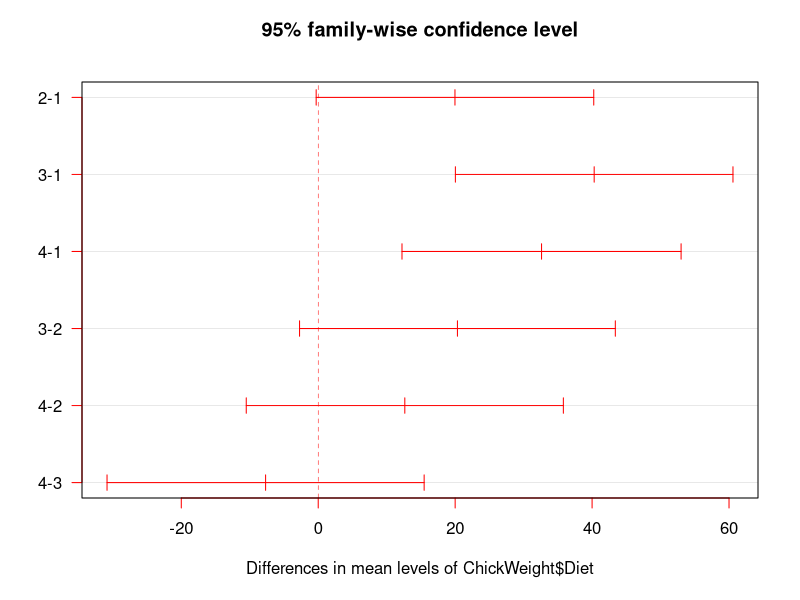

Reproduce this figure in R.
# PAIRWISE COMPARISONS
# Bonferroni v.s. Tukey

library(MASS)
birthwt
# looking at mean and sd
tapply(birthwt$bwt, birthwt$race, mean)
tapply(birthwt$bwt, birthwt$race, sd)

# anova
a1 <- aov(birthwt$bwt ~ birthwt$race) 
summary(a1)
pairwise.t.test(birthwt$bwt, birthwt$race, p.adj = "none")

# bonferroni: divide original a-value/number of analyses on dependent variable
# for type-1 error (false positive; rejecting null hypothesis when you should not)
# adjustments leads to increased p-values "bonferroni correction"
# vulerable to type-2 error (false negative)
pairwise.t.test(birthwt$bwt, birthwt$race, p.adj = "bonf")
# holm
pairwise.t.test(birthwt$bwt, birthwt$race, p.adj = "holm")
# tukey (pairwise.t.test do not have Tukey)
Model=aov(ChickWeight$weight~ChickWeight$Diet)
TukeyHSD(Model)
T_result=TukeyHSD(Model)
plot(T_result, las=1 , col="red") #plot to show the situation
# reflect the 21 intervals
# title - 95% family-wise confidence interval

# tukey vs bonferroni
# tukey preferred when all pair-wise comparisons needed
# bonferroni ideal when objective is to compare certain "pairs"
# "Bonferroni has more power when the number of comparisons is small (conservative), 
# whereas Tukey is more powerful when testing large numbers of means."
# tukey needs parametric assumption; anova analysis - 1 result